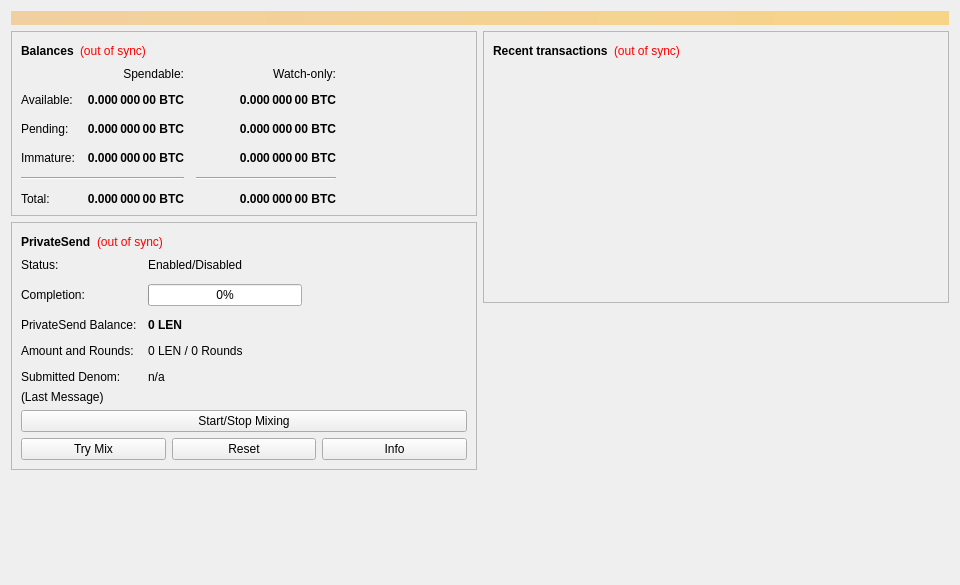
<?xml version="1.0" encoding="UTF-8"?>
<ui version="4.0">
 <class>OverviewPage</class>
 <widget class="QWidget" name="OverviewPage">
  <property name="geometry">
   <rect>
    <x>0</x>
    <y>0</y>
    <width>960</width>
    <height>585</height>
   </rect>
  </property>
  <property name="minimumSize">
   <size>
    <width>960</width>
    <height>0</height>
   </size>
  </property>
  <property name="windowTitle">
   <string>Form</string>
  </property>
  <layout class="QVBoxLayout" name="topLayout">
   <item>
    <widget class="QLabel" name="labelAlerts">
     <property name="visible">
      <bool>false</bool>
     </property>
     <property name="styleSheet">
      <string notr="true">background-color: qlineargradient(x1: 0, y1: 0, x2: 1, y2: 0, stop:0 #F0D0A0, stop:1 #F8D488); color:#000000;</string>
     </property>
     <property name="wordWrap">
      <bool>true</bool>
     </property>
     <property name="margin">
      <number>3</number>
     </property>
    </widget>
   </item>
   <item>
    <layout class="QHBoxLayout" name="horizontalLayout" stretch="1,1">
     <item>
      <layout class="QVBoxLayout" name="verticalLayout_2">
       <item>
        <widget class="QFrame" name="frame">
         <property name="frameShape">
          <enum>QFrame::StyledPanel</enum>
         </property>
         <property name="frameShadow">
          <enum>QFrame::Raised</enum>
         </property>
         <layout class="QVBoxLayout" name="verticalLayout_4">
          <item>
           <layout class="QHBoxLayout" name="horizontalLayout_4">
            <item>
             <widget class="QLabel" name="label_5">
              <property name="font">
               <font>
                <weight>75</weight>
                <bold>true</bold>
               </font>
              </property>
              <property name="text">
               <string>Balances</string>
              </property>
             </widget>
            </item>
            <item>
             <widget class="QLabel" name="labelWalletStatus">
              <property name="toolTip">
               <string>The displayed information may be out of date. Your wallet automatically synchronizes with the Lumen network after a connection is established, but this process has not completed yet.</string>
              </property>
              <property name="styleSheet">
               <string notr="true">QLabel { color: red; }</string>
              </property>
              <property name="text">
               <string notr="true">(out of sync)</string>
              </property>
              <property name="alignment">
               <set>Qt::AlignLeading|Qt::AlignLeft|Qt::AlignVCenter</set>
              </property>
             </widget>
            </item>
            <item>
             <spacer name="horizontalSpacer_3">
              <property name="orientation">
               <enum>Qt::Horizontal</enum>
              </property>
              <property name="sizeHint" stdset="0">
               <size>
                <width>40</width>
                <height>20</height>
               </size>
              </property>
             </spacer>
            </item>
           </layout>
          </item>
          <item>
           <layout class="QGridLayout" name="gridLayout">
            <property name="spacing">
             <number>12</number>
            </property>
            <item row="2" column="2">
             <widget class="QLabel" name="labelWatchPending">
              <property name="font">
               <font>
                <weight>75</weight>
                <bold>true</bold>
               </font>
              </property>
              <property name="cursor">
               <cursorShape>IBeamCursor</cursorShape>
              </property>
              <property name="toolTip">
               <string>Unconfirmed transactions to watch-only addresses</string>
              </property>
              <property name="text">
               <string notr="true">0.000 000 00 BTC</string>
              </property>
              <property name="alignment">
               <set>Qt::AlignRight|Qt::AlignTrailing|Qt::AlignVCenter</set>
              </property>
              <property name="textInteractionFlags">
               <set>Qt::LinksAccessibleByMouse|Qt::TextSelectableByKeyboard|Qt::TextSelectableByMouse</set>
              </property>
             </widget>
            </item>
            <item row="2" column="1">
             <widget class="QLabel" name="labelUnconfirmed">
              <property name="font">
               <font>
                <weight>75</weight>
                <bold>true</bold>
               </font>
              </property>
              <property name="cursor">
               <cursorShape>IBeamCursor</cursorShape>
              </property>
              <property name="toolTip">
               <string>Total of transactions that have yet to be confirmed, and do not yet count toward the spendable balance</string>
              </property>
              <property name="text">
               <string notr="true">0.000 000 00 BTC</string>
              </property>
              <property name="alignment">
               <set>Qt::AlignRight|Qt::AlignTrailing|Qt::AlignVCenter</set>
              </property>
              <property name="textInteractionFlags">
               <set>Qt::LinksAccessibleByMouse|Qt::TextSelectableByKeyboard|Qt::TextSelectableByMouse</set>
              </property>
             </widget>
            </item>
            <item row="3" column="2">
             <widget class="QLabel" name="labelWatchImmature">
              <property name="font">
               <font>
                <weight>75</weight>
                <bold>true</bold>
               </font>
              </property>
              <property name="cursor">
               <cursorShape>IBeamCursor</cursorShape>
              </property>
              <property name="toolTip">
               <string>Mined balance in watch-only addresses that has not yet matured</string>
              </property>
              <property name="text">
               <string notr="true">0.000 000 00 BTC</string>
              </property>
              <property name="alignment">
               <set>Qt::AlignRight|Qt::AlignTrailing|Qt::AlignVCenter</set>
              </property>
              <property name="textInteractionFlags">
               <set>Qt::LinksAccessibleByMouse|Qt::TextSelectableByKeyboard|Qt::TextSelectableByMouse</set>
              </property>
             </widget>
            </item>
            <item row="4" column="0" colspan="2">
             <widget class="Line" name="lineSpendableBalance">
              <property name="orientation">
               <enum>Qt::Horizontal</enum>
              </property>
             </widget>
            </item>
            <item row="4" column="2">
             <widget class="Line" name="lineWatchBalance">
              <property name="sizePolicy">
               <sizepolicy hsizetype="Preferred" vsizetype="Fixed">
                <horstretch>0</horstretch>
                <verstretch>0</verstretch>
               </sizepolicy>
              </property>
              <property name="minimumSize">
               <size>
                <width>140</width>
                <height>0</height>
               </size>
              </property>
              <property name="orientation">
               <enum>Qt::Horizontal</enum>
              </property>
             </widget>
            </item>
            <item row="5" column="0">
             <widget class="QLabel" name="labelTotalText">
              <property name="text">
               <string>Total:</string>
              </property>
             </widget>
            </item>
            <item row="3" column="1">
             <widget class="QLabel" name="labelImmature">
              <property name="font">
               <font>
                <weight>75</weight>
                <bold>true</bold>
               </font>
              </property>
              <property name="cursor">
               <cursorShape>IBeamCursor</cursorShape>
              </property>
              <property name="toolTip">
               <string>Mined balance that has not yet matured</string>
              </property>
              <property name="text">
               <string notr="true">0.000 000 00 BTC</string>
              </property>
              <property name="alignment">
               <set>Qt::AlignRight|Qt::AlignTrailing|Qt::AlignVCenter</set>
              </property>
              <property name="textInteractionFlags">
               <set>Qt::LinksAccessibleByMouse|Qt::TextSelectableByKeyboard|Qt::TextSelectableByMouse</set>
              </property>
             </widget>
            </item>
            <item row="2" column="3">
             <spacer name="horizontalSpacer_2">
              <property name="orientation">
               <enum>Qt::Horizontal</enum>
              </property>
              <property name="sizeHint" stdset="0">
               <size>
                <width>40</width>
                <height>20</height>
               </size>
              </property>
             </spacer>
            </item>
            <item row="3" column="0">
             <widget class="QLabel" name="labelImmatureText">
              <property name="text">
               <string>Immature:</string>
              </property>
             </widget>
            </item>
            <item row="5" column="1">
             <widget class="QLabel" name="labelTotal">
              <property name="font">
               <font>
                <weight>75</weight>
                <bold>true</bold>
               </font>
              </property>
              <property name="cursor">
               <cursorShape>IBeamCursor</cursorShape>
              </property>
              <property name="toolTip">
               <string>Your current total balance</string>
              </property>
              <property name="text">
               <string notr="true">0.000 000 00 BTC</string>
              </property>
              <property name="alignment">
               <set>Qt::AlignRight|Qt::AlignTrailing|Qt::AlignVCenter</set>
              </property>
              <property name="textInteractionFlags">
               <set>Qt::LinksAccessibleByMouse|Qt::TextSelectableByKeyboard|Qt::TextSelectableByMouse</set>
              </property>
             </widget>
            </item>
            <item row="5" column="2">
             <widget class="QLabel" name="labelWatchTotal">
              <property name="font">
               <font>
                <weight>75</weight>
                <bold>true</bold>
               </font>
              </property>
              <property name="cursor">
               <cursorShape>IBeamCursor</cursorShape>
              </property>
              <property name="toolTip">
               <string>Current total balance in watch-only addresses</string>
              </property>
              <property name="text">
               <string notr="true">0.000 000 00 BTC</string>
              </property>
              <property name="alignment">
               <set>Qt::AlignRight|Qt::AlignTrailing|Qt::AlignVCenter</set>
              </property>
              <property name="textInteractionFlags">
               <set>Qt::LinksAccessibleByMouse|Qt::TextSelectableByKeyboard|Qt::TextSelectableByMouse</set>
              </property>
             </widget>
            </item>
            <item row="0" column="2">
             <widget class="QLabel" name="labelWatchonly">
              <property name="text">
               <string>Watch-only:</string>
              </property>
              <property name="alignment">
               <set>Qt::AlignRight|Qt::AlignTrailing|Qt::AlignVCenter</set>
              </property>
             </widget>
            </item>
            <item row="1" column="0">
             <widget class="QLabel" name="labelBalanceText">
              <property name="text">
               <string>Available:</string>
              </property>
             </widget>
            </item>
            <item row="1" column="1">
             <widget class="QLabel" name="labelBalance">
              <property name="font">
               <font>
                <weight>75</weight>
                <bold>true</bold>
               </font>
              </property>
              <property name="cursor">
               <cursorShape>IBeamCursor</cursorShape>
              </property>
              <property name="toolTip">
               <string>Your current spendable balance</string>
              </property>
              <property name="text">
               <string notr="true">0.000 000 00 BTC</string>
              </property>
              <property name="alignment">
               <set>Qt::AlignRight|Qt::AlignTrailing|Qt::AlignVCenter</set>
              </property>
              <property name="textInteractionFlags">
               <set>Qt::LinksAccessibleByMouse|Qt::TextSelectableByKeyboard|Qt::TextSelectableByMouse</set>
              </property>
             </widget>
            </item>
            <item row="1" column="2">
             <widget class="QLabel" name="labelWatchAvailable">
              <property name="font">
               <font>
                <weight>75</weight>
                <bold>true</bold>
               </font>
              </property>
              <property name="cursor">
               <cursorShape>IBeamCursor</cursorShape>
              </property>
              <property name="toolTip">
               <string>Your current balance in watch-only addresses</string>
              </property>
              <property name="text">
               <string notr="true">0.000 000 00 BTC</string>
              </property>
              <property name="alignment">
               <set>Qt::AlignRight|Qt::AlignTrailing|Qt::AlignVCenter</set>
              </property>
              <property name="textInteractionFlags">
               <set>Qt::LinksAccessibleByMouse|Qt::TextSelectableByKeyboard|Qt::TextSelectableByMouse</set>
              </property>
             </widget>
            </item>
            <item row="2" column="0">
             <widget class="QLabel" name="labelPendingText">
              <property name="text">
               <string>Pending:</string>
              </property>
             </widget>
            </item>
            <item row="0" column="1">
             <widget class="QLabel" name="labelSpendable">
              <property name="text">
               <string>Spendable:</string>
              </property>
              <property name="alignment">
               <set>Qt::AlignRight|Qt::AlignTrailing|Qt::AlignVCenter</set>
              </property>
             </widget>
            </item>
           </layout>
          </item>
         </layout>
        </widget>
       </item>
       <item>
        <widget class="QFrame" name="framePrivateSend">
         <property name="layoutDirection">
          <enum>Qt::LeftToRight</enum>
         </property>
         <property name="frameShape">
          <enum>QFrame::StyledPanel</enum>
         </property>
         <property name="frameShadow">
          <enum>QFrame::Raised</enum>
         </property>
         <layout class="QVBoxLayout" name="VerticalLayout_PS1">
          <item>
           <layout class="QHBoxLayout" name="horizontalLayout_5">
            <item>
             <widget class="QLabel" name="labelPrivateSendHeader">
              <property name="font">
               <font>
                <weight>75</weight>
                <bold>true</bold>
               </font>
              </property>
              <property name="text">
               <string>PrivateSend</string>
              </property>
             </widget>
            </item>
            <item>
             <widget class="QLabel" name="labelPrivateSendSyncStatus">
              <property name="toolTip">
               <string>The displayed information may be out of date. Your wallet automatically synchronizes with the Lumen network after a connection is established, but this process has not completed yet.</string>
              </property>
              <property name="styleSheet">
               <string notr="true">QLabel { color: red; }</string>
              </property>
              <property name="text">
               <string notr="true">(out of sync)</string>
              </property>
              <property name="alignment">
               <set>Qt::AlignLeading|Qt::AlignLeft|Qt::AlignVCenter</set>
              </property>
             </widget>
            </item>
            <item>
             <spacer name="horizontalSpacer_4">
              <property name="orientation">
               <enum>Qt::Horizontal</enum>
              </property>
              <property name="sizeHint" stdset="0">
               <size>
                <width>40</width>
                <height>20</height>
               </size>
              </property>
             </spacer>
            </item>
           </layout>
          </item>
          <item>
           <layout class="QFormLayout" name="privateSendFormLayout">
            <property name="fieldGrowthPolicy">
             <enum>QFormLayout::AllNonFixedFieldsGrow</enum>
            </property>
            <property name="horizontalSpacing">
             <number>11</number>
            </property>
            <property name="verticalSpacing">
             <number>12</number>
            </property>
            <item row="0" column="0">
             <widget class="QLabel" name="labelPrivateSendEnabledText">
              <property name="text">
               <string>Status:</string>
              </property>
             </widget>
            </item>
            <item row="0" column="1">
             <widget class="QLabel" name="labelPrivateSendEnabled">
              <property name="text">
               <string>Enabled/Disabled</string>
              </property>
             </widget>
            </item>
            <item row="1" column="0">
             <widget class="QLabel" name="labelCompletitionText">
              <property name="text">
               <string>Completion:</string>
              </property>
             </widget>
            </item>
            <item row="1" column="1">
             <widget class="QProgressBar" name="privateSendProgress">
              <property name="maximumSize">
               <size>
                <width>154</width>
                <height>16777215</height>
               </size>
              </property>
              <property name="value">
               <number>0</number>
              </property>
             </widget>
            </item>
            <item row="2" column="0">
             <widget class="QLabel" name="labelAnonymizedText">
              <property name="text">
               <string>PrivateSend Balance:</string>
              </property>
             </widget>
            </item>
            <item row="2" column="1">
             <widget class="QLabel" name="labelAnonymized">
              <property name="font">
               <font>
                <weight>75</weight>
                <bold>true</bold>
               </font>
              </property>
              <property name="text">
               <string notr="true">0 LEN</string>
              </property>
             </widget>
            </item>
            <item row="3" column="0">
             <widget class="QLabel" name="labelAmountAndRoundsText">
              <property name="text">
               <string>Amount and Rounds:</string>
              </property>
             </widget>
            </item>
            <item row="3" column="1">
             <widget class="QLabel" name="labelAmountRounds">
              <property name="text">
               <string>0 LEN / 0 Rounds</string>
              </property>
             </widget>
            </item>
            <item row="4" column="0">
             <widget class="QLabel" name="labelSubmittedDenomText">
              <property name="text">
               <string>Submitted Denom:</string>
              </property>
             </widget>
            </item>
            <item row="4" column="1">
             <widget class="QLabel" name="labelSubmittedDenom">
              <property name="toolTip">
               <string>The denominations you submitted to the Masternode.&lt;br&gt;To mix, other users must submit the exact same denominations.</string>
              </property>
              <property name="text">
               <string>n/a</string>
              </property>
             </widget>
            </item>
           </layout>
          </item>
          <item>
           <layout class="QVBoxLayout" name="VerticalLayout_PS">
            <item>
             <widget class="QLabel" name="labelPrivateSendLastMessage">
              <property name="text">
               <string>(Last Message)</string>
              </property>
              <property name="alignment">
               <set>Qt::AlignLeading|Qt::AlignLeft|Qt::AlignTop</set>
              </property>
              <property name="wordWrap">
               <bool>true</bool>
              </property>
             </widget>
            </item>
            <item>
             <widget class="QPushButton" name="togglePrivateSend">
              <property name="sizePolicy">
               <sizepolicy hsizetype="MinimumExpanding" vsizetype="Fixed">
                <horstretch>0</horstretch>
                <verstretch>0</verstretch>
               </sizepolicy>
              </property>
              <property name="text">
               <string>Start/Stop Mixing</string>
              </property>
             </widget>
            </item>
            <item>
             <layout class="QHBoxLayout" name="horizontalLayout_debugbuttons">
              <item>
               <widget class="QPushButton" name="privateSendAuto">
                <property name="sizePolicy">
                 <sizepolicy hsizetype="MinimumExpanding" vsizetype="Fixed">
                  <horstretch>0</horstretch>
                  <verstretch>0</verstretch>
                 </sizepolicy>
                </property>
                <property name="toolTip">
                 <string>Try to manually submit a PrivateSend request.</string>
                </property>
                <property name="text">
                 <string>Try Mix</string>
                </property>
               </widget>
              </item>
              <item>
               <widget class="QPushButton" name="privateSendReset">
                <property name="sizePolicy">
                 <sizepolicy hsizetype="MinimumExpanding" vsizetype="Fixed">
                  <horstretch>0</horstretch>
                  <verstretch>0</verstretch>
                 </sizepolicy>
                </property>
                <property name="toolTip">
                 <string>Reset the current status of PrivateSend (can interrupt PrivateSend if it's in the process of Mixing, which can cost you money!)</string>
                </property>
                <property name="autoFillBackground">
                 <bool>false</bool>
                </property>
                <property name="text">
                 <string>Reset</string>
                </property>
               </widget>
              </item>
              <item>
               <widget class="QPushButton" name="privateSendInfo">
                <property name="sizePolicy">
                 <sizepolicy hsizetype="MinimumExpanding" vsizetype="Fixed">
                  <horstretch>0</horstretch>
                  <verstretch>0</verstretch>
                 </sizepolicy>
                </property>
                <property name="toolTip">
                 <string>Information about PrivateSend and Mixing</string>
                </property>
                <property name="text">
                 <string>Info</string>
                </property>
               </widget>
              </item>
             </layout>
            </item>
           </layout>
          </item>
         </layout>
        </widget>
       </item>
       <item>
        <spacer name="verticalSpacer">
         <property name="orientation">
          <enum>Qt::Vertical</enum>
         </property>
         <property name="sizeHint" stdset="0">
          <size>
           <width>20</width>
           <height>40</height>
          </size>
         </property>
        </spacer>
       </item>
      </layout>
     </item>
     <item>
      <layout class="QVBoxLayout" name="verticalLayout_3">
       <item>
        <widget class="QFrame" name="frame_2">
         <property name="frameShape">
          <enum>QFrame::StyledPanel</enum>
         </property>
         <property name="frameShadow">
          <enum>QFrame::Raised</enum>
         </property>
         <layout class="QVBoxLayout" name="verticalLayout">
          <item>
           <layout class="QHBoxLayout" name="horizontalLayout_2">
            <item>
             <widget class="QLabel" name="label_4">
              <property name="font">
               <font>
                <weight>75</weight>
                <bold>true</bold>
               </font>
              </property>
              <property name="text">
               <string>Recent transactions</string>
              </property>
             </widget>
            </item>
            <item>
             <widget class="QLabel" name="labelTransactionsStatus">
              <property name="toolTip">
               <string>The displayed information may be out of date. Your wallet automatically synchronizes with the Lumen network after a connection is established, but this process has not completed yet.</string>
              </property>
              <property name="styleSheet">
               <string notr="true">QLabel { color: red; }</string>
              </property>
              <property name="text">
               <string notr="true">(out of sync)</string>
              </property>
              <property name="alignment">
               <set>Qt::AlignLeading|Qt::AlignLeft|Qt::AlignVCenter</set>
              </property>
             </widget>
            </item>
            <item>
             <spacer name="horizontalSpacer">
              <property name="orientation">
               <enum>Qt::Horizontal</enum>
              </property>
              <property name="sizeHint" stdset="0">
               <size>
                <width>40</width>
                <height>20</height>
               </size>
              </property>
             </spacer>
            </item>
           </layout>
          </item>
          <item>
           <widget class="QListView" name="listTransactions">
            <property name="styleSheet">
             <string notr="true">QListView { background: transparent; }</string>
            </property>
            <property name="frameShape">
             <enum>QFrame::NoFrame</enum>
            </property>
            <property name="verticalScrollBarPolicy">
             <enum>Qt::ScrollBarAlwaysOff</enum>
            </property>
            <property name="horizontalScrollBarPolicy">
             <enum>Qt::ScrollBarAlwaysOff</enum>
            </property>
            <property name="selectionMode">
             <enum>QAbstractItemView::NoSelection</enum>
            </property>
           </widget>
          </item>
         </layout>
        </widget>
       </item>
       <item>
        <spacer name="verticalSpacer_2">
         <property name="orientation">
          <enum>Qt::Vertical</enum>
         </property>
         <property name="sizeHint" stdset="0">
          <size>
           <width>20</width>
           <height>40</height>
          </size>
         </property>
        </spacer>
       </item>
      </layout>
     </item>
    </layout>
   </item>
  </layout>
 </widget>
 <resources/>
 <connections/>
</ui>
